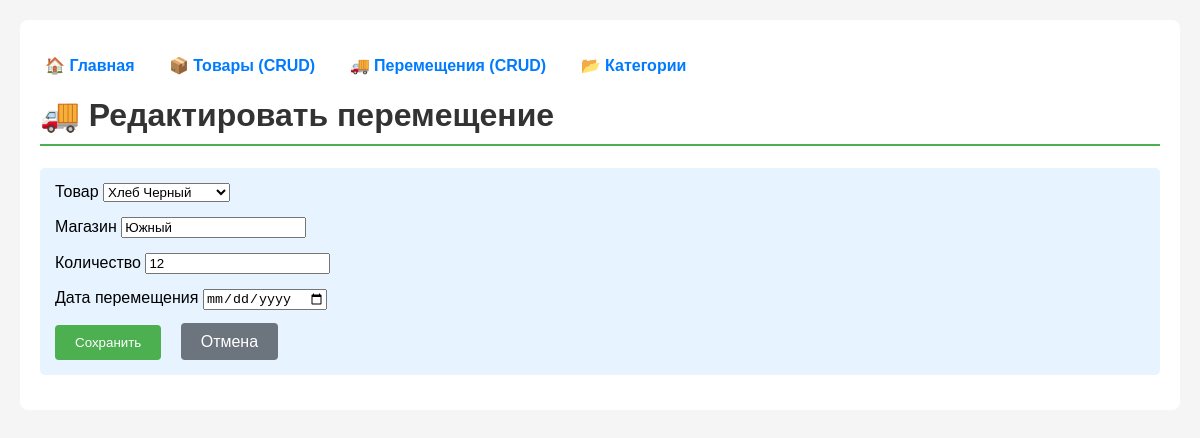
The app's page /movements/3/update/, older data.
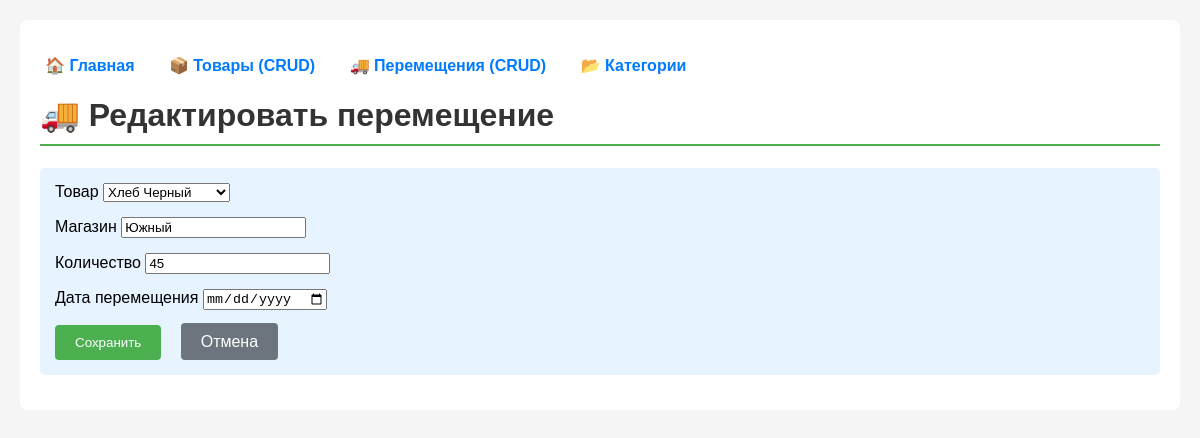
The same page, newer data.
### firstapp_var_6/models.py (models this page shows, shortened)
class Movement(models.Model):
    product = models.ForeignKey(Product, on_delete=models.CASCADE)
    store = models.CharField(max_length=100)
    quantity = models.IntegerField()
    date = models.DateField()
    class Meta:
        ordering = ['-date']

### firstapp_var_6/views.py (the view)
# urls.py: path('movements/<int:pk>/update/', views.movement_update, name='movement_update'),
def movement_update(request, pk):
    movement = get_object_or_404(Movement, pk=pk)
    if request.method == 'POST':
        form = MovementForm(request.POST, instance=movement)
        if form.is_valid():
            form.save()
            return redirect('firstapp_var_6:movement_list')
    else:
        form = MovementForm(instance=movement)
    return render(request, 'movements/movement_form.html', {
        'form': form,
        'page_title': 'Редактировать перемещение',
        'action': 'update'
    })

### firstapp_var_6/forms.py
class MovementForm(forms.ModelForm):
    class Meta:
        model = Movement
        fields = ['product', 'store', 'quantity', 'date']
        widgets = {
            'date': forms.DateInput(attrs={'type': 'date'}),
        }
        labels = {
            'product': 'Товар',
            'store': 'Магазин',
            'quantity': 'Количество',
            'date': 'Дата перемещения',
        }

### firstapp_var_6/models.py (called while the page is built)
    def __str__(self):
        return self.name

### templates/movements/movement_form.html (shortened to what this page needs)
{% extends 'base.html' %}
{% block content %}
    <h1>🚚 {{ page_title }}</h1>
    <div class="stats">
        <form method="post">
            {% for field in form %}
            <div style="margin-bottom: 15px;">
                <label>{{ field.label }}</label>
                {{ field }}
            </div>
            {% endfor %}
            <button type="submit" style="
                background: #4CAF50;
                color: white;
                padding: 10px 20px;
                border: none;
                border-radius: 4px;
                cursor: pointer;
                margin-right: 10px;
            ">
                {% if action == 'create' %}Создать{% else %}Сохранить{% endif %}
            </button>
            <a href="{% url 'firstapp_var_6:movement_list' %}" style="
                background: #6c757d;
                color: white;
                padding: 10px 20px;
                text-decoration: none;
                border-radius: 4px;
            ">
                Отмена
            </a>
        </form>
    </div>
{% endblock %}

Row changes from the older to the newer data that the page shows:
changed Movement "Хлеб Черный": quantity "12" → "45"
